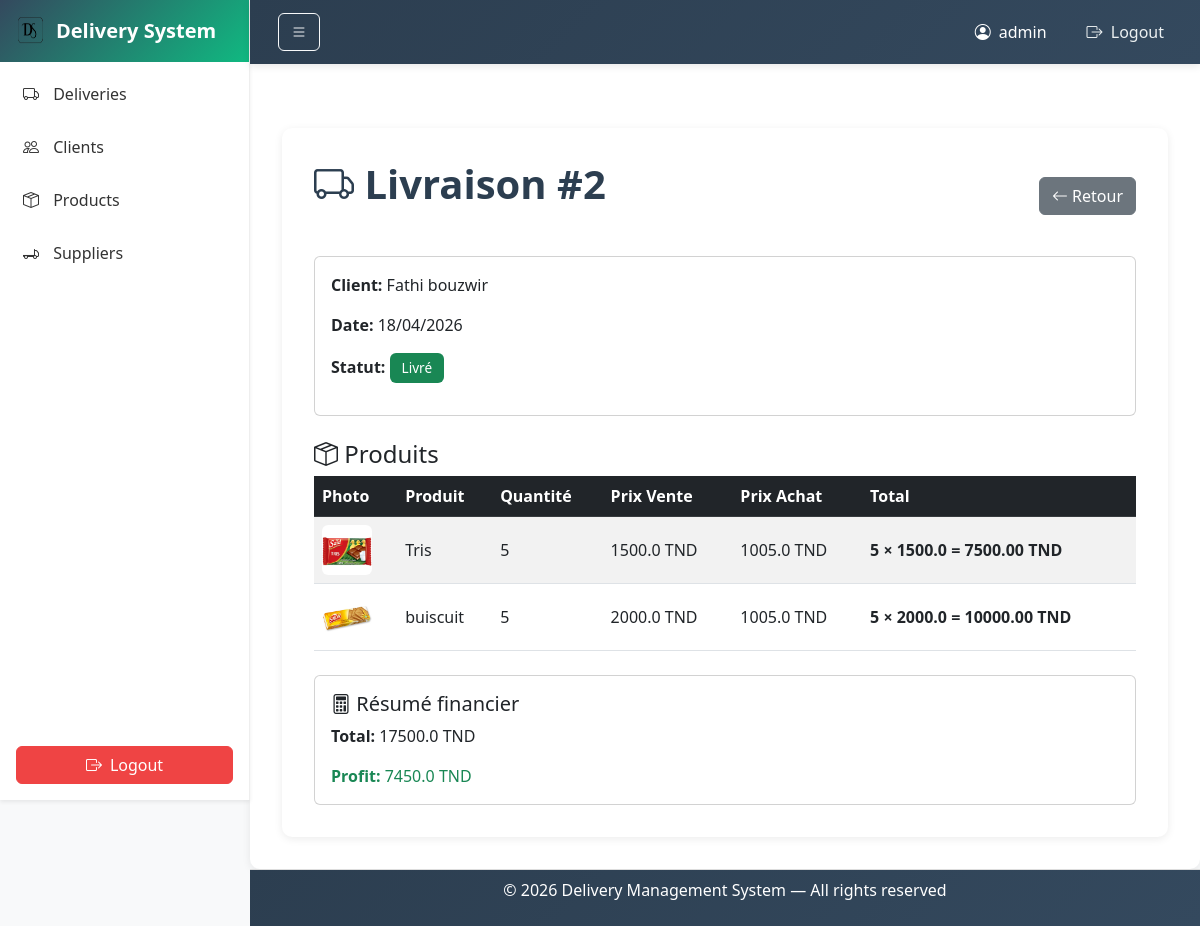
Page /deliveries/2/detail/ (signed in) on the committed database.
### deliveryproject/models.py (models this page shows, shortened)
class Delivery(models.Model):
    STATUT_CHOICES = [
        ("En cours", "En cours"),
        ("Livré", "Livré"),
        ("Annulé", "Annulé"),
    ]
    client = models.ForeignKey(Client, on_delete=models.CASCADE)
    date_livraison = models.DateField()
    statut = models.CharField(max_length=50, choices=STATUT_CHOICES, default="En cours")
    @property
    def total(self):
        return sum(item.total for item in self.deliveryitem_set.all())
    @property
    def profit(self):
        return sum(
            (item.produit.prix_vente - item.produit.prix_achat) * item.quantite
            for item in self.deliveryitem_set.all()
        )

class Client(models.Model):
    nom = models.CharField(max_length=100)
    prenom = models.CharField(max_length=100)
    adresse = models.TextField()
    telephone = models.CharField(max_length=20)
    email = models.EmailField(unique=True)

class DeliveryItem(models.Model):
    delivery = models.ForeignKey(Delivery, on_delete=models.CASCADE)
    produit = models.ForeignKey(Product, on_delete=models.CASCADE)
    quantite = models.IntegerField()
    @property
    def total(self):
        return self.quantite * self.produit.prix_vente

class Product(models.Model):
    nom = models.CharField(max_length=100)
    qte_stock = models.IntegerField()
    prix_achat = models.FloatField()
    prix_vente = models.FloatField()
    image = models.ImageField(upload_to='products/', blank=True, null=True)
    fournisseur = models.ForeignKey(Supplier, on_delete=models.CASCADE)

### deliveryproject/views.py (the view)
# urls.py: path('deliveries/<int:id>/detail/', views.delivery_detail, name='delivery_detail'),
@login_required(login_url='login')
def delivery_detail(request, id):
    delivery = get_object_or_404(Delivery, id=id)
    items = delivery.deliveryitem_set.all()
    return render(request, 'delivery/detail.html', {
        'delivery': delivery,
        'items': items,
    })

### deliveryproject/templates/delivery/detail.html (shortened to what this page needs)
{% extends "layouts/base.html" %}
{% block content %}
<div class="container mt-5">
    <div class="d-flex justify-content-between align-items-center mb-4">
        <h1><i class="bi bi-truck"></i> Livraison #{{ delivery.id }}</h1>
        <a href="{% url 'delivery_list' %}" class="btn btn-secondary">
            <i class="bi bi-arrow-left"></i> Retour
        </a>
    </div>
    <div class="card mb-4">
        <div class="card-body">
            <p><strong>Client:</strong> {{ delivery.client.nom }} {{ delivery.client.prenom }}</p>
            <p><strong>Date:</strong> {{ delivery.date_livraison|date:"d/m/Y" }}</p>
            <p><strong>Statut:</strong>
                {% if delivery.statut == "Livré" %}
                    <span class="badge bg-success">{{ delivery.statut }}</span>
                {% elif delivery.statut == "En cours" %}
                    <span class="badge bg-warning text-dark">{{ delivery.statut }}</span>
                {% elif delivery.statut == "Annulé" %}
                    <span class="badge bg-danger">{{ delivery.statut }}</span>
                {% endif %}
            </p>
        </div>
    </div>
    <h4><i class="bi bi-box-seam"></i> Produits</h4>
    {% if items %}
    <div class="table-responsive">
        <table class="table table-hover table-striped align-middle">
           <thead class="table-dark">
    <tr>
        <th>Photo</th>
        <th>Produit</th>
        <th>Quantité</th>
        <th>Prix Vente</th>
        <th>Prix Achat</th>
        <th>Total</th>
    </tr>
</thead>
<tbody>
    {% for item in items %}
    <tr>
        <td>
            {% if item.produit.image %}
                <img src="{{ item.produit.image.url }}" alt="{{ item.produit.nom }}"
                    width="50" height="50"
                    style="object-fit: cover; border-radius: 6px;">
            {% else %}
                <span class="text-muted">—</span>
            {% endif %}
        </td>
        <td>{{ item.produit.nom }}</td>
        <td>{{ item.quantite }}</td>
        <td>{{ item.produit.prix_vente }} TND</td>
        <td>{{ item.produit.prix_achat }} TND</td>
        <td><strong>{{ item.quantite|floatformat:0 }} × {{ item.produit.prix_vente }} = {{ item.total |floatformat:2 }} TND</strong></td>
    </tr>
    {% endfor %}
</tbody>
        </table>
        <div class="card mt-4">
    <div class="card-body">
        <h5><i class="bi bi-calculator"></i> Résumé financier</h5>
        <p><strong>Total:</strong> {{ delivery.total }} TND</p>
        <p class="text-success mb-0"><strong>Profit:</strong> {{ delivery.profit }} TND</p>
    </div>
</div>
    </div>
    {% else %}
    <div class="alert alert-info">
        <i class="bi bi-info-circle"></i> Aucun produit dans cette livraison.
    </div>
    {% endif %}
</div>
{% endblock %}

### deliveryproject/templates/components/navbar.html (shortened to what this page needs)
{% load static %}
<nav class="navbar navbar-expand-lg navbar-dark bg-dark fixed-top">
    <div class="container-fluid">
        <div class="d-flex align-items-center">
            <button id="toggleSidebar" class="btn btn-outline-light me-3">
                <i class="bi bi-list"></i>
            </button>
        </div>
        <ul class="navbar-nav ms-auto align-items-center">
            <li class="nav-item d-flex align-items-center text-white me-3">
                <i class="bi bi-person-circle me-2"></i>
                <span>{{ request.user.username }}</span>
            </li>
            <li class="nav-item">
                <a class="nav-link" href="{% url 'logout' %}">
                    <i class="bi bi-box-arrow-right me-1"></i> Logout
                </a>
            </li>
        </ul>
    </div>
</nav>

### deliveryproject/static/layouts/css/sheet.css (style rules this page uses)
:root { --primary-color: #2563eb; --secondary-color: #2c3e50; --success-color: #10b981; --danger-color: #ef4444; }
* { margin: 0; padding: 0; box-sizing: border-box; }
body { background-color: #f8f9fa; font-family: 'Segoe UI', Tahoma, Geneva, Verdana, sans-serif; min-height: 100dvh; }
html, body { height: 100dvh; margin: 0; }
.container { background-color: white; border-radius: 10px; padding: 2rem; box-shadow: 0 2px 8px rgba(0, 0, 0, 0.08); }
.table { margin-bottom: 0; }
.table-dark { background-color: var(--secondary-color) !important; }
.badge { padding: 0.5rem 0.75rem; font-size: 0.85rem; font-weight: 500; }
h1, h2, h3 { color: var(--secondary-color); }
h1 { font-weight: 700; margin-bottom: 1.5rem; }
.main-content .container { flex: 1; }

### deliveryproject/static/components/css/navbar.css (style rules this page uses)
.navbar { background: linear-gradient(135deg, var(--secondary-color), #34495e); box-shadow: 0 2px 8px rgba(0, 0, 0, 0.1); height: 64px; padding: 0 1rem; position: fixed; top: 0; left: 250px; right: 0; z-index: 1000; transition: left 0.3s ease; }
.navbar-nav .nav-link { color: #ecf0f1 !important; margin-left: 1rem; transition: all 0.3s ease; position: relative; }
.navbar-nav .nav-link::after { content: ''; position: absolute; width: 0; height: 2px; bottom: -5px; left: 0; background-color: #10b981; transition: width 0.3s ease; }

### rows in the picture
Delivery: id "2", client.nom "Fathi", client.prenom "bouzwir", date_livraison "18/04/2026", statut "Livré", total "17500.0", profit "7450.0"
DeliveryItem: produit.image (picture), produit.nom "Tris", quantite "5", produit.prix_vente "1500.0", produit.prix_achat "1005.0", total "7500.00"
DeliveryItem: produit.image (picture), produit.nom "buiscuit", quantite "5", produit.prix_vente "2000.0", produit.prix_achat "1005.0", total "10000.00"

### other values in the picture
{{ request.user.username }} "admin"
